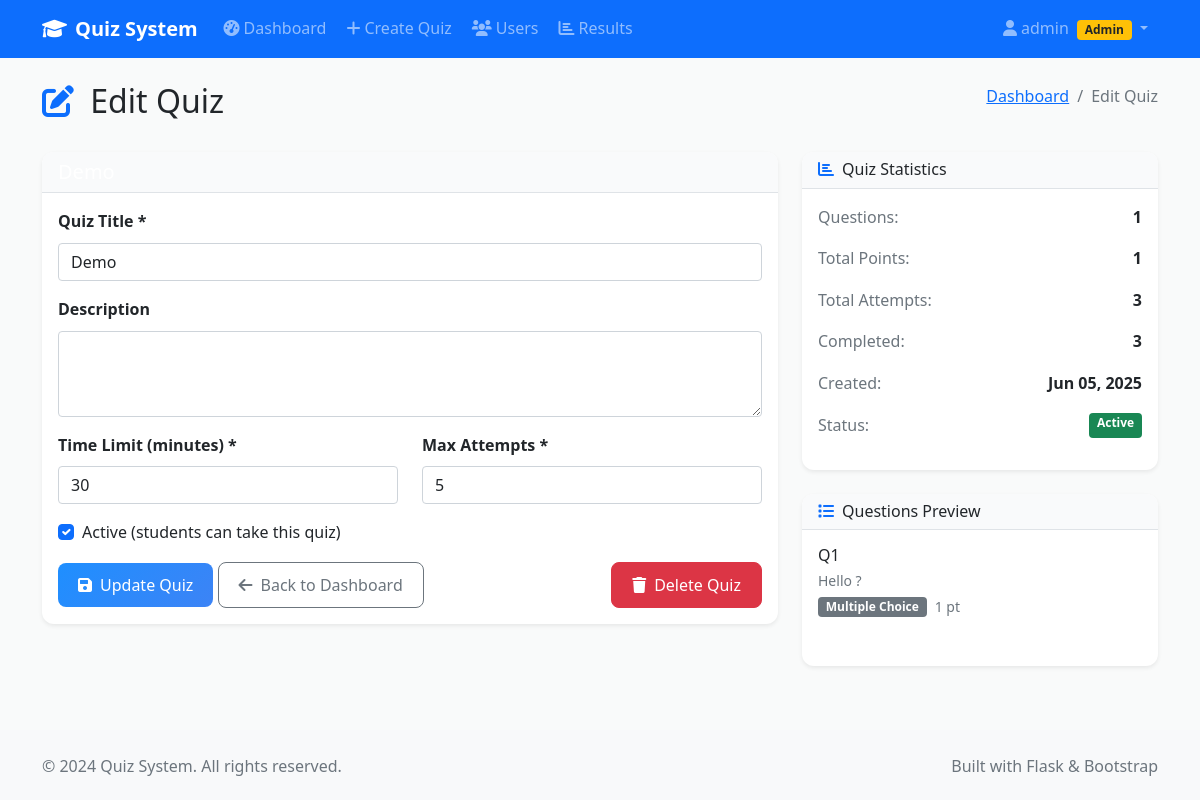
Screenshot of /admin/edit_quiz/1 (signed in) with the database file from the repository.
### models.py (models this page shows)
class User(UserMixin, db.Model):
    id = db.Column(db.Integer, primary_key=True)
    username = db.Column(db.String(64), unique=True, nullable=False)
    email = db.Column(db.String(120), unique=True, nullable=False)
    password_hash = db.Column(db.String(256), nullable=False)
    is_admin = db.Column(db.Boolean, default=False)
    created_at = db.Column(db.DateTime, default=datetime.utcnow)
    created_quizzes = db.relationship('Quiz', backref='creator', lazy=True)
    quiz_attempts = db.relationship('QuizAttempt', backref='user', lazy=True)

class Quiz(db.Model):
    id = db.Column(db.Integer, primary_key=True)
    title = db.Column(db.String(200), nullable=False)
    description = db.Column(db.Text)
    created_by = db.Column(db.Integer, db.ForeignKey('user.id'), nullable=False)
    time_limit = db.Column(db.Integer, default=30)  # in minutes
    max_attempts = db.Column(db.Integer, default=1)
    is_active = db.Column(db.Boolean, default=True)
    created_at = db.Column(db.DateTime, default=datetime.utcnow)
    questions = db.relationship('Question', backref='quiz', lazy=True, cascade='all, delete-orphan')
    attempts = db.relationship('QuizAttempt', backref='quiz', lazy=True)
    def get_total_points(self):
        return sum(q.points for q in self.questions)

class Question(db.Model):
    id = db.Column(db.Integer, primary_key=True)
    quiz_id = db.Column(db.Integer, db.ForeignKey('quiz.id'), nullable=False)
    question_text = db.Column(db.Text, nullable=False)
    question_type = db.Column(db.String(20), nullable=False)  # multiple_choice, true_false, short_answer
    points = db.Column(db.Integer, default=1)
    order_index = db.Column(db.Integer, default=0)
    answer_options = db.relationship('AnswerOption', backref='question', lazy=True, cascade='all, delete-orphan')
    user_answers = db.relationship('UserAnswer', backref='question', lazy=True)

### admin.py (the view, shortened to what this page needs)
@admin_bp.route('/edit_quiz/<int:quiz_id>', methods=['GET', 'POST'])
@login_required
@admin_required
def edit_quiz(quiz_id):
    quiz = Quiz.query.get_or_404(quiz_id)
    return render_template('admin/edit_quiz.html', quiz=quiz)

### templates/admin/edit_quiz.html (shortened to what this page needs)
{% extends "base.html" %}
{% block content %}
<div class="container my-4">
    <div class="row">
        <div class="col-12">
            <div class="d-flex justify-content-between align-items-center mb-4">
                <h2>
                    <i class="fas fa-edit text-primary me-2"></i>
                    Edit Quiz
                </h2>
                <nav aria-label="breadcrumb">
                    <ol class="breadcrumb">
                        <li class="breadcrumb-item">
                            <a href="{{ url_for('admin.dashboard') }}">Dashboard</a>
                        </li>
                        <li class="breadcrumb-item active">Edit Quiz</li>
                    </ol>
                </nav>
            </div>
        </div>
    </div>
    <div class="row">
        <div class="col-lg-8">
            <div class="card border-0 shadow-sm">
                <div class="card-header bg-primary text-white">
                    <h5 class="mb-0">{{ quiz.title }}</h5>
                </div>
                <div class="card-body">
                    <form method="POST">
                        <div class="mb-3">
                            <label for="title" class="form-label">Quiz Title *</label>
                            <input type="text" class="form-control" id="title" name="title"
                                   value="{{ quiz.title }}" required>
                        </div>
                        <div class="mb-3">
                            <label for="description" class="form-label">Description</label>
                            <textarea class="form-control" id="description" name="description" rows="3">{{ quiz.description or '' }}</textarea>
                        </div>
                        <div class="row">
                            <div class="col-md-6">
                                <div class="mb-3">
                                    <label for="time_limit" class="form-label">Time Limit (minutes) *</label>
                                    <input type="number" class="form-control" id="time_limit" name="time_limit"
                                           value="{{ quiz.time_limit }}" min="1" max="180" required>
                                </div>
                            </div>
                            <div class="col-md-6">
                                <div class="mb-3">
                                    <label for="max_attempts" class="form-label">Max Attempts *</label>
                                    <input type="number" class="form-control" id="max_attempts" name="max_attempts"
                                           value="{{ quiz.max_attempts }}" min="1" max="10" required>
                                </div>
                            </div>
                        </div>
                        <div class="mb-3">
                            <div class="form-check">
                                <input class="form-check-input" type="checkbox" id="is_active" name="is_active"
                                       {% if quiz.is_active %}checked{% endif %}>
                                <label class="form-check-label" for="is_active">
                                    Active (students can take this quiz)
                                </label>
                            </div>
                        </div>
                        <div class="d-flex justify-content-between">
                            <div>
                                <button type="submit" class="btn btn-primary">
                                    <i class="fas fa-save me-2"></i>Update Quiz
                                </button>
                                <a href="{{ url_for('admin.dashboard') }}" class="btn btn-outline-secondary">
                                    <i class="fas fa-arrow-left me-2"></i>Back to Dashboard
                                </a>
                            </div>
                            <form method="POST" action="{{ url_for('admin.delete_quiz', quiz_id=quiz.id) }}"
                                  class="d-inline" onsubmit="return confirm('Are you sure you want to delete this quiz? This action cannot be undone.')">
                                <button type="submit" class="btn btn-danger">
                                    <i class="fas fa-trash me-2"></i>Delete Quiz
                                </button>
                            </form>
                        </div>
                    </form>
                </div>
            </div>
        </div>
        <div class="col-lg-4">
            <div class="card border-0 shadow-sm">
                <div class="card-header bg-light">
                    <h6 class="mb-0">
                        <i class="fas fa-chart-bar text-primary me-2"></i>Quiz Statistics
                    </h6>
                </div>
                <div class="card-body">
                    <div class="stat-item mb-3">
                        <div class="d-flex justify-content-between">
                            <span class="text-muted">Questions:</span>
                            <strong>{{ quiz.questions|length }}</strong>
                        </div>
                    </div>
                    <div class="stat-item mb-3">
                        <div class="d-flex justify-content-between">
                            <span class="text-muted">Total Points:</span>
                            <strong>{{ quiz.get_total_points() }}</strong>
                        </div>
                    </div>
                    <div class="stat-item mb-3">
                        <div class="d-flex justify-content-between">
                            <span class="text-muted">Total Attempts:</span>
                            <strong>{{ quiz.attempts|length }}</strong>
                        </div>
                    </div>
                    <div class="stat-item mb-3">
                        <div class="d-flex justify-content-between">
                            <span class="text-muted">Completed:</span>
                            <strong>{{ quiz.attempts|selectattr('is_completed')|list|length }}</strong>
                        </div>
                    </div>
                    <div class="stat-item mb-3">
                        <div class="d-flex justify-content-between">
                            <span class="text-muted">Created:</span>
                            <strong>{{ quiz.created_at.strftime('%b %d, %Y') }}</strong>
                        </div>
                    </div>
                    <div class="stat-item mb-3">
                        <div class="d-flex justify-content-between">
                            <span class="text-muted">Status:</span>
                            <span class="badge bg-{% if quiz.is_active %}success{% else %}secondary{% endif %}">
                                {% if quiz.is_active %}Active{% else %}Inactive{% endif %}
                            </span>
                        </div>
                    </div>
                </div>
            </div>
            <div class="card border-0 shadow-sm mt-4">
                <div class="card-header bg-light">
                    <h6 class="mb-0">
                        <i class="fas fa-list text-primary me-2"></i>Questions Preview
                    </h6>
                </div>
                <div class="card-body">
                    {% if quiz.questions %}
                        <div class="questions-preview">
                            {% for question in quiz.questions %}
                                <div class="question-preview-item mb-3 pb-3 {% if not loop.last %}border-bottom{% endif %}">
                                    <div class="d-flex justify-content-between align-items-start">
                                        <div class="flex-grow-1">
                                            <h6 class="mb-1">Q{{ loop.index }}</h6>
                                            <p class="text-muted small mb-1">
                                                {{ question.question_text[:50] }}{% if question.question_text|length > 50 %}...{% endif %}
                                            </p>
                                            <div class="d-flex align-items-center">
                                                <span class="badge bg-secondary me-2">
                                                    {{ question.question_type.replace('_', ' ').title() }}
                                                </span>
                                                <small class="text-muted">{{ question.points }} pt{{ 's' if question.points != 1 else '' }}</small>
                                            </div>
                                        </div>
                                    </div>
                                </div>
                            {% endfor %}
                        </div>
                    {% else %}
                        <div class="text-center py-3">
                            <i class="fas fa-question-circle fa-2x text-muted mb-2"></i>
                            <p class="text-muted small mb-0">No questions added yet</p>
                        </div>
                    {% endif %}
                </div>
            </div>
        </div>
    </div>
</div>
{% endblock %}

### templates/base.html (shortened to what this page needs)
<!DOCTYPE html>
<html lang="en">
<head>
    <link href="https://cdn.jsdelivr.net/npm/bootstrap@5.1.3/dist/css/bootstrap.min.css" rel="stylesheet">
    <link rel="stylesheet" href="https://cdnjs.cloudflare.com/ajax/libs/font-awesome/6.0.0/css/all.min.css">
    <link rel="stylesheet" href="{{ url_for('static', filename='css/style.css') }}">
</head>
<body>
    <nav class="navbar navbar-expand-lg navbar-dark bg-primary">
        <div class="container">
            <a class="navbar-brand" href="{{ url_for('index') }}">
                <i class="fas fa-graduation-cap me-2"></i>Quiz System
            </a>
            <div class="collapse navbar-collapse" id="navbarNav">
                <ul class="navbar-nav me-auto">
                    {% if current_user.is_authenticated %}
                        {% if current_user.is_admin %}
                            <li class="nav-item">
                                <a class="nav-link" href="{{ url_for('admin.dashboard') }}">
                                    <i class="fas fa-tachometer-alt me-1"></i>Dashboard
                                </a>
                            </li>
                            <li class="nav-item">
                                <a class="nav-link" href="{{ url_for('admin.create_quiz') }}">
                                    <i class="fas fa-plus me-1"></i>Create Quiz
                                </a>
                            </li>
                            <li class="nav-item">
                                <a class="nav-link" href="{{ url_for('admin.manage_users') }}">
                                    <i class="fas fa-users me-1"></i>Users
                                </a>
                            </li>
                            <li class="nav-item">
                                <a class="nav-link" href="{{ url_for('admin.results') }}">
                                    <i class="fas fa-chart-bar me-1"></i>Results
                                </a>
                            </li>
                        {% endif %}
                    {% endif %}
                </ul>
                <ul class="navbar-nav">
                    {% if current_user.is_authenticated %}
                        <li class="nav-item dropdown">
                            <a class="nav-link dropdown-toggle" href="#" id="navbarDropdown" role="button" data-bs-toggle="dropdown">
                                <i class="fas fa-user me-1"></i>{{ current_user.username }}
                                {% if current_user.is_admin %}
                                    <span class="badge bg-warning text-dark ms-1">Admin</span>
                                {% endif %}
                            </a>
                        </li>
                    {% endif %}
                </ul>
            </div>
        </div>
    </nav>
    <main class="main-content">
        {% block content %}{% endblock %}
    </main>
    <footer class="bg-light py-4 mt-5">
        <div class="container">
            <div class="row">
                <div class="col-md-6">
                    <p class="text-muted mb-0">&copy; 2024 Quiz System. All rights reserved.</p>
                </div>
                <div class="col-md-6 text-end">
                    <p class="text-muted mb-0">Built with Flask & Bootstrap</p>
                </div>
            </div>
        </div>
    </footer>
</body>
</html>

### rows the page displays
User: username "admin"
Quiz: title "Demo", time_limit "30", max_attempts "5", is_active "☑", created_at "Jun 05, 2025"
Question: get_total_points "1", question_text "Hello ?", question_type.replace "Multiple Choice", points "1"

### other values shown
{{ quiz.questions|length }} "1"
{{ quiz.attempts|length }} "3"
{{ quiz.attempts|selectattr('is_completed')|list|length }} "3"
